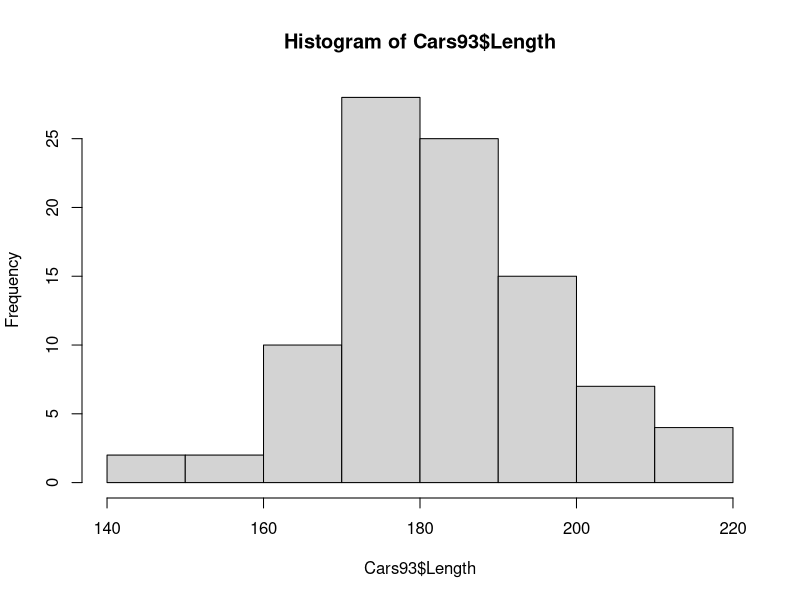
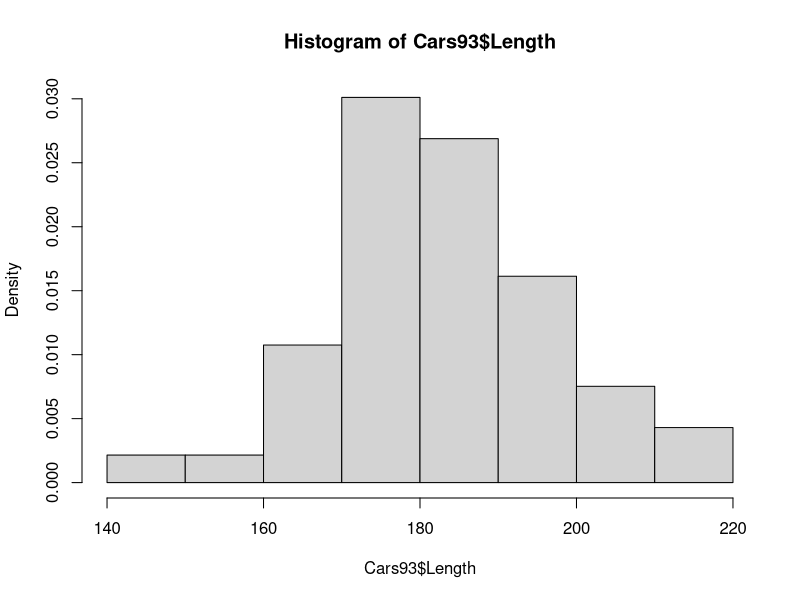
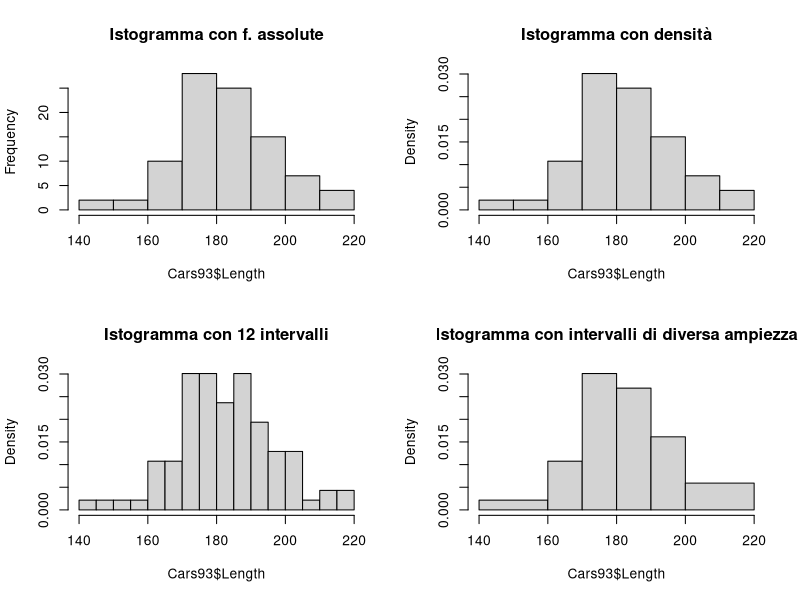
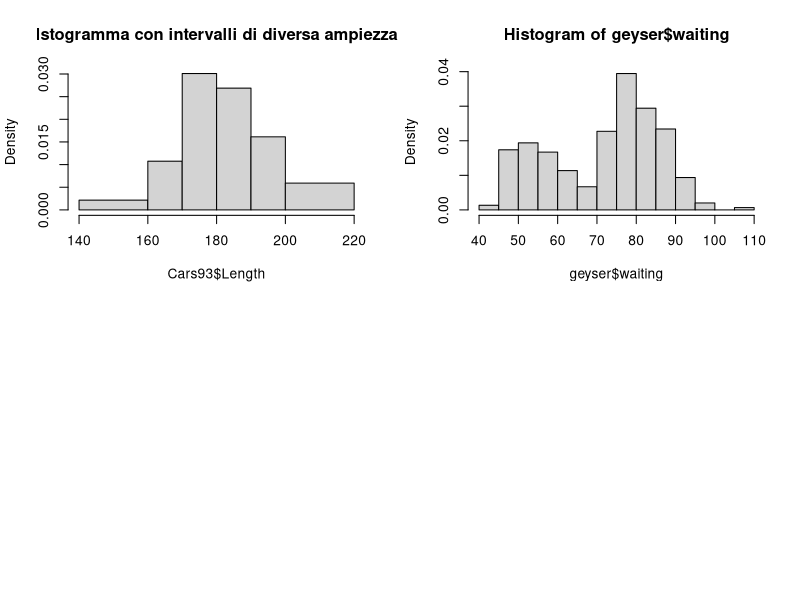

The R script that drew these images, in order:
library(MASS)
data("Cars93")
#voglio fare l'istogramma come avevamo fatto per le altezze negli appunti

hist(Cars93$Length)
#in automatico fa tutti gli intervalli della stessa dimensione
#quindi sulla y basta che metta quelle assolute

hist(Cars93$Length, probability = T)
#così sulla y mette la densità

#confronto ora
par(mfrow=c(2, 2))
hist(Cars93$Length, main = "Istogramma con f. assolute")
hist(Cars93$Length, probability = T, main = "Istogramma con densità")
hist(Cars93$Length, probability = T, breaks = 12, main = "Istogramma con 12 intervalli")
hist(Cars93$Length, probability = T, breaks = c(140, 160, 170, 180, 190, 200, 220), main = "Istogramma con intervalli di diversa ampiezza")

mio <- hist(Cars93$Length, probability = T, breaks = c(140, 160, 170, 180, 190, 200, 220), main = "Istogramma con intervalli di diversa ampiezza")
str(mio)

sum(c(0.00215*20, 0.01075*10, 0.03011*10, 0.02688*10, 0.016129*10, 0.0059*20))

len <- c(20, 10, 10, 10, 10, 20)
sum(len*mio$density)#fa 1

data("geyser")
str(geyser)
hist(geyser$waiting, prob = T)
